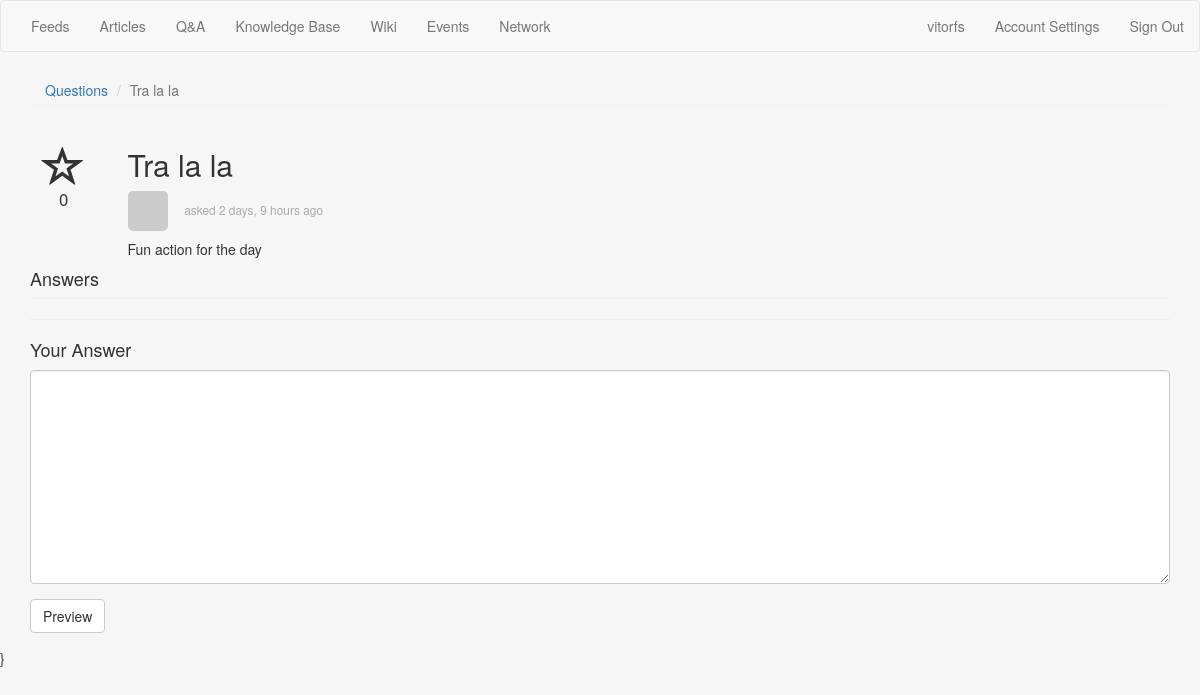
/questions/2/, run on an earlier commit of the app's database.
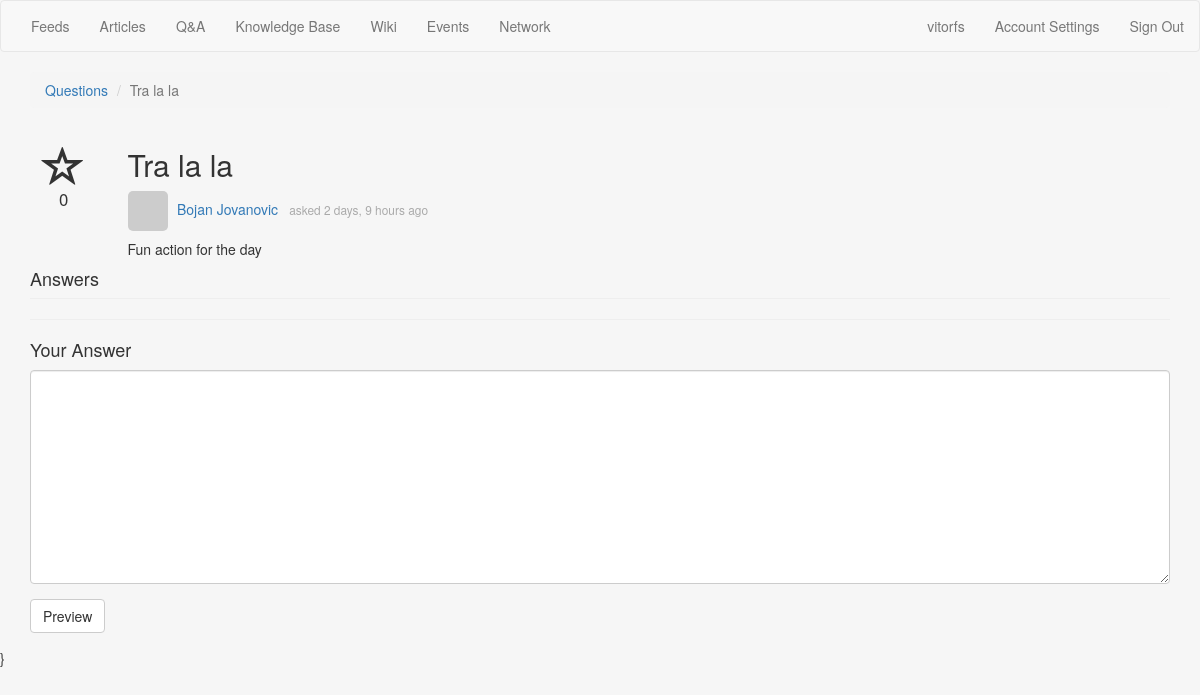
And on a later commit of the database.
### questions/models.py (models this page shows, shortened)
class Question(models.Model):
	user = models.ForeignKey(User)
	title= models.CharField(max_length=2000)
	description = models.TextField(max_length=2000)
	tags = models.CharField(max_length=255, null=True, blank=True)
	create_date = models.DateTimeField(auto_now_add=True)
	update_date = models.DateTimeField(auto_now_add=True)
	favorites = models.IntegerField(default=0)
	has_accepted_answer = models.BooleanField(default=False)
	class Meta:
		verbose_name = 'Question'
		verbose_name_plural = 'Questions'
		ordering = ('-update_date',)
	def get_answers(self):
		return Answer.objects.filter(question=self)
	def get_tag_list(self):
		return self.tags.split(" ")

### questions/views.py (the view)
# urls.py: url(r'^questions/(?P<pk>\d+)/$', question, name="question"),
def question(request, pk):
	question = Question.objects.get(pk=pk)
	form = AnswerForm(initial={'question': question})
	context = {
		'question': question,
		'form': form,
	}
	return render(request, 'questions/question.html', context)

### questions/forms.py
class AnswerForm(forms.ModelForm):
	question = forms.ModelChoiceField(widget=forms.HiddenInput(), queryset=Question.objects.all())
	description = forms.CharField(widget=forms.Textarea(attrs={'class': 'form-control'}), max_length=2000)
	class Meta:
		model = Answer
		fields = ['question', 'description']

### templates/questions/question.html (shortened to what this page needs)
{% extends 'base.html' %}
{% load staticfiles %}
{% load humanize %}
{% block head %}
  <link href="{% static 'css/questions.css' %}" rel="stylesheet">
{% endblock head %}
{% block main %}
  <ol class="breadcrumb">
    <li><a href="{% url 'questions' %}">Questions</a></li>
    <li class="active">{{ question.title }}</li>
  </ol>
  <div class="row question" question-id="{{ question.id }}">
  	<div class="col-md-1 options">
  		<span class="glyphicon glyphicon-star-empty favorite"></span>
  		<span>0</span>
  	</div>
  	<div class="col-md-11">
  		<h2>{{ question.title }}</h2>
  		<div class="question-user">
  			<a href="#"><img src="http://www.gravatar.com/avatar/07626034d73ad893cf8a63cea49a4cb6?s=256&d=http%3A%2F%2Ftrybootcamp.vitorfs.com%2Fstatic%2Fimg%2Fuser.png" class="user"></a>
  			<a href="#" class="username">{{ question.user.get_full_name }}</a>
  			<small class="asked">asked {{ question.update_date|naturaltime }}</small>
  		</div>
  		<p>{{ question.description }}</p>
  	</div>
  </div>
  <h4 class="page-header">Answers</h4>
  <div class="answers">
  	<hr/>
  	<h4>Your Answer</h4>
  	<form action="{% url 'answer' %}" method="post" role="form">
  		<div class="form-group">
      {{ form.description }}
  		</div>
  		<div class="form-group">
  			<button type="submit" class="btn btn-default">Preview</button>
  		</div>
  	</form>
  </div>
{% endblock main %}

What changed in the data, as far as the page shows it:
changed through a linked row, Question "Tra la la": user.get_full_name (not shown) → "Bojan Jovanovic"
